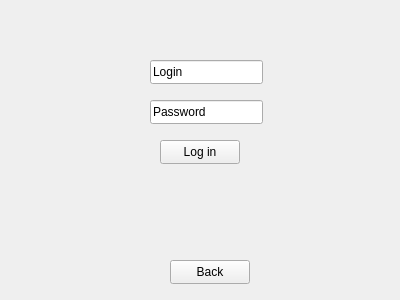
<?xml version="1.0" encoding="UTF-8"?>
<ui version="4.0">
 <class>LoginWindow</class>
 <widget class="QWidget" name="LoginWindow">
  <property name="geometry">
   <rect>
    <x>0</x>
    <y>0</y>
    <width>400</width>
    <height>300</height>
   </rect>
  </property>
  <property name="windowTitle">
   <string>Form</string>
  </property>
  <widget class="QPushButton" name="pushButton_back">
   <property name="geometry">
    <rect>
     <x>170</x>
     <y>260</y>
     <width>80</width>
     <height>24</height>
    </rect>
   </property>
   <property name="text">
    <string>Back</string>
   </property>
  </widget>
  <widget class="QLineEdit" name="lineEdit_login">
   <property name="geometry">
    <rect>
     <x>150</x>
     <y>60</y>
     <width>113</width>
     <height>24</height>
    </rect>
   </property>
   <property name="text">
    <string>Login</string>
   </property>
  </widget>
  <widget class="QLineEdit" name="lineEdit_password">
   <property name="geometry">
    <rect>
     <x>150</x>
     <y>100</y>
     <width>113</width>
     <height>24</height>
    </rect>
   </property>
   <property name="text">
    <string>Password</string>
   </property>
  </widget>
  <widget class="QPushButton" name="pushButton_login">
   <property name="geometry">
    <rect>
     <x>160</x>
     <y>140</y>
     <width>80</width>
     <height>24</height>
    </rect>
   </property>
   <property name="text">
    <string>Log in</string>
   </property>
  </widget>
 </widget>
 <resources/>
 <connections/>
</ui>
